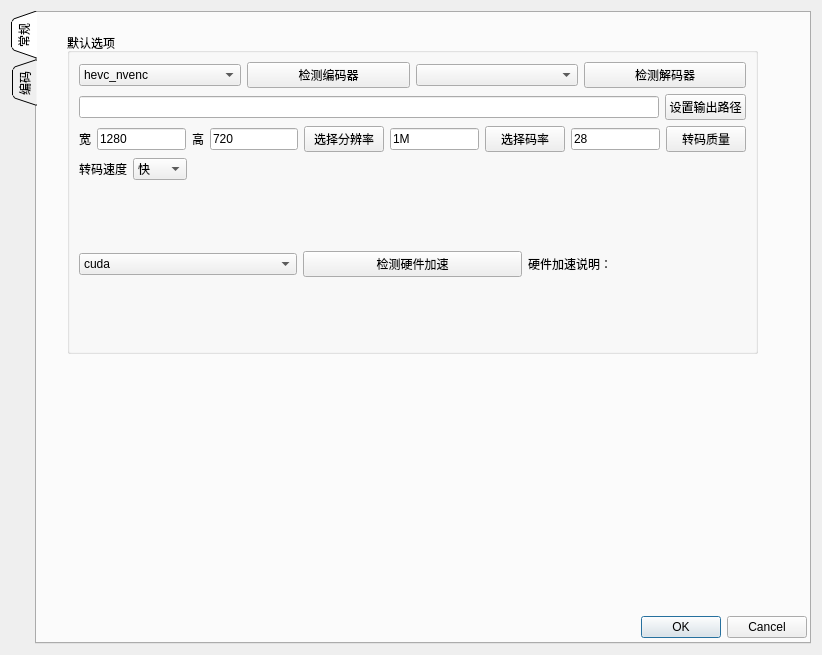
<?xml version="1.0" encoding="UTF-8"?>
<ui version="4.0">
 <class>OptionDlg</class>
 <widget class="QDialog" name="OptionDlg">
  <property name="geometry">
   <rect>
    <x>0</x>
    <y>0</y>
    <width>822</width>
    <height>655</height>
   </rect>
  </property>
  <property name="windowTitle">
   <string>Dialog</string>
  </property>
  <layout class="QVBoxLayout" name="verticalLayout_2">
   <item>
    <widget class="QTabWidget" name="tabWidget">
     <property name="layoutDirection">
      <enum>Qt::LeftToRight</enum>
     </property>
     <property name="tabPosition">
      <enum>QTabWidget::West</enum>
     </property>
     <property name="tabShape">
      <enum>QTabWidget::Triangular</enum>
     </property>
     <property name="currentIndex">
      <number>0</number>
     </property>
     <widget class="QWidget" name="tabNormal">
      <attribute name="title">
       <string>常规</string>
      </attribute>
      <widget class="QGroupBox" name="groupBox">
       <property name="geometry">
        <rect>
         <x>30</x>
         <y>20</y>
         <width>691</width>
         <height>321</height>
        </rect>
       </property>
       <property name="title">
        <string>默认选项</string>
       </property>
       <layout class="QVBoxLayout" name="verticalLayout">
        <item>
         <layout class="QHBoxLayout" name="horizontalLayout_2">
          <item>
           <widget class="QComboBox" name="comboEncoders">
            <item>
             <property name="text">
              <string>hevc_nvenc</string>
             </property>
            </item>
           </widget>
          </item>
          <item>
           <widget class="QPushButton" name="btnCheckEncoders">
            <property name="text">
             <string>检测编码器</string>
            </property>
           </widget>
          </item>
          <item>
           <widget class="QComboBox" name="comboDecoders"/>
          </item>
          <item>
           <widget class="QPushButton" name="btnCheckDecoders">
            <property name="text">
             <string>检测解码器</string>
            </property>
           </widget>
          </item>
         </layout>
        </item>
        <item>
         <layout class="QHBoxLayout" name="horizontalLayout_4">
          <item>
           <widget class="QLineEdit" name="lineEditOutputDir"/>
          </item>
          <item>
           <widget class="QPushButton" name="btnOutputDir">
            <property name="text">
             <string>设置输出路径</string>
            </property>
           </widget>
          </item>
         </layout>
        </item>
        <item>
         <layout class="QHBoxLayout" name="horizontalLayout_5">
          <item>
           <widget class="QLabel" name="labelWidth">
            <property name="text">
             <string>宽</string>
            </property>
           </widget>
          </item>
          <item>
           <widget class="QLineEdit" name="lineEditWidth">
            <property name="text">
             <string>1280</string>
            </property>
           </widget>
          </item>
          <item>
           <widget class="QLabel" name="labelHeight">
            <property name="text">
             <string>高</string>
            </property>
           </widget>
          </item>
          <item>
           <widget class="QLineEdit" name="lineEditHeight">
            <property name="text">
             <string>720</string>
            </property>
           </widget>
          </item>
          <item>
           <widget class="QPushButton" name="btnSetResolution">
            <property name="text">
             <string>选择分辨率</string>
            </property>
           </widget>
          </item>
          <item>
           <widget class="QLineEdit" name="lineEditBitrate">
            <property name="text">
             <string>1M</string>
            </property>
           </widget>
          </item>
          <item>
           <widget class="QPushButton" name="btnBitrate">
            <property name="text">
             <string>选择码率</string>
            </property>
           </widget>
          </item>
          <item>
           <widget class="QLineEdit" name="lineEditQuality">
            <property name="text">
             <string>28</string>
            </property>
           </widget>
          </item>
          <item>
           <widget class="QPushButton" name="btnConvertQuality">
            <property name="text">
             <string>转码质量</string>
            </property>
           </widget>
          </item>
         </layout>
        </item>
        <item>
         <layout class="QHBoxLayout" name="horizontalLayout_6">
          <item>
           <widget class="QLabel" name="label">
            <property name="text">
             <string>转码速度</string>
            </property>
           </widget>
          </item>
          <item>
           <widget class="QComboBox" name="comboPreset">
            <item>
             <property name="text">
              <string>快</string>
             </property>
            </item>
            <item>
             <property name="text">
              <string>正常</string>
             </property>
            </item>
            <item>
             <property name="text">
              <string>慢</string>
             </property>
            </item>
           </widget>
          </item>
          <item>
           <spacer name="horizontalSpacer">
            <property name="orientation">
             <enum>Qt::Horizontal</enum>
            </property>
            <property name="sizeHint" stdset="0">
             <size>
              <width>40</width>
              <height>20</height>
             </size>
            </property>
           </spacer>
          </item>
         </layout>
        </item>
        <item>
         <layout class="QHBoxLayout" name="horizontalLayout">
          <item>
           <widget class="QComboBox" name="comboHwAccelers">
            <item>
             <property name="text">
              <string>cuda</string>
             </property>
            </item>
           </widget>
          </item>
          <item>
           <widget class="QPushButton" name="btnCheckHwAccelers">
            <property name="text">
             <string>检测硬件加速</string>
            </property>
           </widget>
          </item>
          <item>
           <widget class="QLabel" name="labelHwaccel">
            <property name="text">
             <string>硬件加速说明：</string>
            </property>
           </widget>
          </item>
         </layout>
        </item>
       </layout>
      </widget>
      <widget class="QDialogButtonBox" name="buttonBox">
       <property name="geometry">
        <rect>
         <x>-30</x>
         <y>600</y>
         <width>800</width>
         <height>29</height>
        </rect>
       </property>
       <property name="orientation">
        <enum>Qt::Horizontal</enum>
       </property>
       <property name="standardButtons">
        <set>QDialogButtonBox::Cancel|QDialogButtonBox::Ok</set>
       </property>
      </widget>
     </widget>
     <widget class="QWidget" name="tabEncode">
      <attribute name="title">
       <string>编码</string>
      </attribute>
     </widget>
    </widget>
   </item>
  </layout>
 </widget>
 <resources/>
 <connections>
  <connection>
   <sender>buttonBox</sender>
   <signal>accepted()</signal>
   <receiver>OptionDlg</receiver>
   <slot>accept()</slot>
   <hints>
    <hint type="sourcelabel">
     <x>248</x>
     <y>254</y>
    </hint>
    <hint type="destinationlabel">
     <x>157</x>
     <y>274</y>
    </hint>
   </hints>
  </connection>
  <connection>
   <sender>buttonBox</sender>
   <signal>rejected()</signal>
   <receiver>OptionDlg</receiver>
   <slot>reject()</slot>
   <hints>
    <hint type="sourcelabel">
     <x>316</x>
     <y>260</y>
    </hint>
    <hint type="destinationlabel">
     <x>286</x>
     <y>274</y>
    </hint>
   </hints>
  </connection>
 </connections>
</ui>
